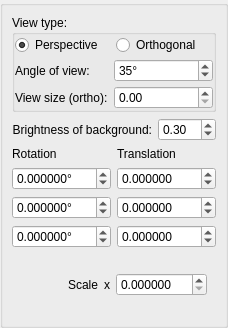
<?xml version="1.0" encoding="UTF-8"?>
<ui version="4.0">
 <class>propViewer</class>
 <widget class="QWidget" name="propViewer">
  <property name="geometry">
   <rect>
    <x>0</x>
    <y>0</y>
    <width>228</width>
    <height>328</height>
   </rect>
  </property>
  <property name="windowTitle">
   <string>Form</string>
  </property>
  <layout class="QVBoxLayout" name="verticalLayout">
   <property name="leftMargin">
    <number>0</number>
   </property>
   <property name="topMargin">
    <number>0</number>
   </property>
   <property name="rightMargin">
    <number>0</number>
   </property>
   <property name="bottomMargin">
    <number>0</number>
   </property>
   <item>
    <widget class="QGroupBox" name="groupBoxView">
     <property name="sizePolicy">
      <sizepolicy hsizetype="MinimumExpanding" vsizetype="Preferred">
       <horstretch>0</horstretch>
       <verstretch>0</verstretch>
      </sizepolicy>
     </property>
     <property name="minimumSize">
      <size>
       <width>200</width>
       <height>0</height>
      </size>
     </property>
     <property name="maximumSize">
      <size>
       <width>16777215</width>
       <height>16777215</height>
      </size>
     </property>
     <property name="title">
      <string/>
     </property>
     <layout class="QVBoxLayout" name="verticalLayout_2">
      <item>
       <widget class="QGroupBox" name="groupBox">
        <property name="title">
         <string>View type:</string>
        </property>
        <layout class="QVBoxLayout" name="verticalLayout_5">
         <property name="spacing">
          <number>4</number>
         </property>
         <property name="leftMargin">
          <number>0</number>
         </property>
         <property name="topMargin">
          <number>0</number>
         </property>
         <property name="rightMargin">
          <number>0</number>
         </property>
         <property name="bottomMargin">
          <number>0</number>
         </property>
         <item>
          <layout class="QHBoxLayout" name="horizontalLayout_7">
           <item>
            <widget class="QRadioButton" name="radioPersp">
             <property name="sizePolicy">
              <sizepolicy hsizetype="Preferred" vsizetype="Fixed">
               <horstretch>0</horstretch>
               <verstretch>0</verstretch>
              </sizepolicy>
             </property>
             <property name="text">
              <string>Perspective</string>
             </property>
             <property name="checked">
              <bool>true</bool>
             </property>
            </widget>
           </item>
           <item>
            <widget class="QRadioButton" name="radioOrtho">
             <property name="sizePolicy">
              <sizepolicy hsizetype="Preferred" vsizetype="Fixed">
               <horstretch>0</horstretch>
               <verstretch>0</verstretch>
              </sizepolicy>
             </property>
             <property name="text">
              <string>Orthogonal</string>
             </property>
            </widget>
           </item>
          </layout>
         </item>
         <item>
          <widget class="QWidget" name="widget_2" native="true">
           <layout class="QHBoxLayout" name="horizontalLayout_4">
            <property name="spacing">
             <number>0</number>
            </property>
            <property name="leftMargin">
             <number>0</number>
            </property>
            <property name="topMargin">
             <number>0</number>
            </property>
            <property name="rightMargin">
             <number>0</number>
            </property>
            <property name="bottomMargin">
             <number>0</number>
            </property>
            <item>
             <widget class="QLabel" name="label_9">
              <property name="text">
               <string>Angle of view:</string>
              </property>
             </widget>
            </item>
            <item>
             <widget class="QSpinBox" name="spinAngleOfView">
              <property name="sizePolicy">
               <sizepolicy hsizetype="Preferred" vsizetype="Fixed">
                <horstretch>0</horstretch>
                <verstretch>0</verstretch>
               </sizepolicy>
              </property>
              <property name="suffix">
               <string>°</string>
              </property>
              <property name="prefix">
               <string/>
              </property>
              <property name="minimum">
               <number>15</number>
              </property>
              <property name="maximum">
               <number>170</number>
              </property>
              <property name="value">
               <number>35</number>
              </property>
             </widget>
            </item>
           </layout>
          </widget>
         </item>
         <item>
          <widget class="QWidget" name="widget_3" native="true">
           <layout class="QHBoxLayout" name="horizontalLayout_5">
            <property name="spacing">
             <number>0</number>
            </property>
            <property name="leftMargin">
             <number>0</number>
            </property>
            <property name="topMargin">
             <number>0</number>
            </property>
            <property name="rightMargin">
             <number>0</number>
            </property>
            <property name="bottomMargin">
             <number>0</number>
            </property>
            <item>
             <widget class="QLabel" name="label_11">
              <property name="text">
               <string>View size (ortho):</string>
              </property>
             </widget>
            </item>
            <item>
             <widget class="QDoubleSpinBox" name="spinOrthoViewSize">
              <property name="sizePolicy">
               <sizepolicy hsizetype="Preferred" vsizetype="Fixed">
                <horstretch>0</horstretch>
                <verstretch>0</verstretch>
               </sizepolicy>
              </property>
              <property name="minimum">
               <double>0.000000000000000</double>
              </property>
              <property name="maximum">
               <double>99999999999999991433150857216.000000000000000</double>
              </property>
             </widget>
            </item>
           </layout>
          </widget>
         </item>
        </layout>
       </widget>
      </item>
      <item>
       <layout class="QHBoxLayout" name="horizontalLayout_3">
        <item>
         <widget class="QLabel" name="label_10">
          <property name="inputMethodHints">
           <set>Qt::ImhMultiLine</set>
          </property>
          <property name="text">
           <string>Brightness of background:</string>
          </property>
          <property name="alignment">
           <set>Qt::AlignRight|Qt::AlignTrailing|Qt::AlignVCenter</set>
          </property>
          <property name="wordWrap">
           <bool>true</bool>
          </property>
         </widget>
        </item>
        <item>
         <widget class="QDoubleSpinBox" name="spinBG">
          <property name="sizePolicy">
           <sizepolicy hsizetype="Preferred" vsizetype="Fixed">
            <horstretch>0</horstretch>
            <verstretch>0</verstretch>
           </sizepolicy>
          </property>
          <property name="decimals">
           <number>2</number>
          </property>
          <property name="maximum">
           <double>1.000000000000000</double>
          </property>
          <property name="singleStep">
           <double>0.100000000000000</double>
          </property>
          <property name="value">
           <double>0.300000000000000</double>
          </property>
         </widget>
        </item>
       </layout>
      </item>
      <item>
       <widget class="QWidget" name="widget" native="true">
        <layout class="QHBoxLayout" name="horizontalLayout_2">
         <property name="leftMargin">
          <number>0</number>
         </property>
         <property name="topMargin">
          <number>0</number>
         </property>
         <property name="rightMargin">
          <number>0</number>
         </property>
         <property name="bottomMargin">
          <number>0</number>
         </property>
         <item>
          <layout class="QVBoxLayout" name="verticalLayout_4">
           <item>
            <widget class="QLabel" name="label_7">
             <property name="text">
              <string>Rotation</string>
             </property>
            </widget>
           </item>
           <item>
            <widget class="QDoubleSpinBox" name="spinViewRotX">
             <property name="sizePolicy">
              <sizepolicy hsizetype="MinimumExpanding" vsizetype="Fixed">
               <horstretch>0</horstretch>
               <verstretch>0</verstretch>
              </sizepolicy>
             </property>
             <property name="suffix">
              <string>°</string>
             </property>
             <property name="decimals">
              <number>6</number>
             </property>
             <property name="minimum">
              <double>-99999999.000000000000000</double>
             </property>
             <property name="maximum">
              <double>99999999.000000000000000</double>
             </property>
             <property name="singleStep">
              <double>1.000000000000000</double>
             </property>
            </widget>
           </item>
           <item>
            <widget class="QDoubleSpinBox" name="spinViewRotY">
             <property name="sizePolicy">
              <sizepolicy hsizetype="MinimumExpanding" vsizetype="Fixed">
               <horstretch>0</horstretch>
               <verstretch>0</verstretch>
              </sizepolicy>
             </property>
             <property name="suffix">
              <string>°</string>
             </property>
             <property name="decimals">
              <number>6</number>
             </property>
             <property name="minimum">
              <double>-99999999.000000000000000</double>
             </property>
             <property name="maximum">
              <double>99999999.000000000000000</double>
             </property>
             <property name="singleStep">
              <double>1.000000000000000</double>
             </property>
            </widget>
           </item>
           <item>
            <widget class="QDoubleSpinBox" name="spinViewRotZ">
             <property name="sizePolicy">
              <sizepolicy hsizetype="MinimumExpanding" vsizetype="Fixed">
               <horstretch>0</horstretch>
               <verstretch>0</verstretch>
              </sizepolicy>
             </property>
             <property name="suffix">
              <string>°</string>
             </property>
             <property name="decimals">
              <number>6</number>
             </property>
             <property name="minimum">
              <double>-99999999.000000000000000</double>
             </property>
             <property name="maximum">
              <double>99999999.000000000000000</double>
             </property>
             <property name="singleStep">
              <double>1.000000000000000</double>
             </property>
            </widget>
           </item>
          </layout>
         </item>
         <item>
          <spacer name="horizontalSpacer_2">
           <property name="orientation">
            <enum>Qt::Horizontal</enum>
           </property>
           <property name="sizeHint" stdset="0">
            <size>
             <width>40</width>
             <height>20</height>
            </size>
           </property>
          </spacer>
         </item>
         <item>
          <layout class="QVBoxLayout" name="verticalLayout_3">
           <item>
            <widget class="QLabel" name="label_6">
             <property name="text">
              <string>Translation</string>
             </property>
            </widget>
           </item>
           <item>
            <widget class="QDoubleSpinBox" name="spinViewTransX">
             <property name="sizePolicy">
              <sizepolicy hsizetype="MinimumExpanding" vsizetype="Fixed">
               <horstretch>0</horstretch>
               <verstretch>0</verstretch>
              </sizepolicy>
             </property>
             <property name="decimals">
              <number>6</number>
             </property>
             <property name="minimum">
              <double>-999999999.000000000000000</double>
             </property>
             <property name="maximum">
              <double>999999999.000000000000000</double>
             </property>
             <property name="singleStep">
              <double>0.100000000000000</double>
             </property>
            </widget>
           </item>
           <item>
            <widget class="QDoubleSpinBox" name="spinViewTransY">
             <property name="sizePolicy">
              <sizepolicy hsizetype="MinimumExpanding" vsizetype="Fixed">
               <horstretch>0</horstretch>
               <verstretch>0</verstretch>
              </sizepolicy>
             </property>
             <property name="decimals">
              <number>6</number>
             </property>
             <property name="minimum">
              <double>-999999999.000000000000000</double>
             </property>
             <property name="maximum">
              <double>999999999.000000000000000</double>
             </property>
             <property name="singleStep">
              <double>0.100000000000000</double>
             </property>
            </widget>
           </item>
           <item>
            <widget class="QDoubleSpinBox" name="spinViewTransZ">
             <property name="sizePolicy">
              <sizepolicy hsizetype="MinimumExpanding" vsizetype="Fixed">
               <horstretch>0</horstretch>
               <verstretch>0</verstretch>
              </sizepolicy>
             </property>
             <property name="decimals">
              <number>6</number>
             </property>
             <property name="minimum">
              <double>-999999999.000000000000000</double>
             </property>
             <property name="maximum">
              <double>999999999.000000000000000</double>
             </property>
             <property name="singleStep">
              <double>0.100000000000000</double>
             </property>
            </widget>
           </item>
          </layout>
         </item>
        </layout>
       </widget>
      </item>
      <item>
       <widget class="QWidget" name="horizontalWidget" native="true">
        <layout class="QHBoxLayout" name="horizontalLayout">
         <item>
          <spacer name="horizontalSpacer">
           <property name="orientation">
            <enum>Qt::Horizontal</enum>
           </property>
           <property name="sizeHint" stdset="0">
            <size>
             <width>40</width>
             <height>20</height>
            </size>
           </property>
          </spacer>
         </item>
         <item>
          <widget class="QLabel" name="label_5">
           <property name="text">
            <string>Scale</string>
           </property>
          </widget>
         </item>
         <item>
          <widget class="QLabel" name="label_8">
           <property name="text">
            <string>x</string>
           </property>
          </widget>
         </item>
         <item>
          <widget class="QDoubleSpinBox" name="spinViewScale">
           <property name="sizePolicy">
            <sizepolicy hsizetype="Preferred" vsizetype="Fixed">
             <horstretch>0</horstretch>
             <verstretch>0</verstretch>
            </sizepolicy>
           </property>
           <property name="decimals">
            <number>6</number>
           </property>
           <property name="maximum">
            <double>360.000000000000000</double>
           </property>
           <property name="singleStep">
            <double>0.100000000000000</double>
           </property>
          </widget>
         </item>
        </layout>
       </widget>
      </item>
     </layout>
    </widget>
   </item>
  </layout>
 </widget>
 <resources/>
 <connections>
  <connection>
   <sender>spinViewRotX</sender>
   <signal>valueChanged(double)</signal>
   <receiver>propViewer</receiver>
   <slot>changedRotX(double)</slot>
   <hints>
    <hint type="sourcelabel">
     <x>52</x>
     <y>70</y>
    </hint>
    <hint type="destinationlabel">
     <x>95</x>
     <y>149</y>
    </hint>
   </hints>
  </connection>
  <connection>
   <sender>spinViewRotY</sender>
   <signal>valueChanged(double)</signal>
   <receiver>propViewer</receiver>
   <slot>changedRotY(double)</slot>
   <hints>
    <hint type="sourcelabel">
     <x>52</x>
     <y>95</y>
    </hint>
    <hint type="destinationlabel">
     <x>95</x>
     <y>149</y>
    </hint>
   </hints>
  </connection>
  <connection>
   <sender>spinViewRotZ</sender>
   <signal>valueChanged(double)</signal>
   <receiver>propViewer</receiver>
   <slot>changedRotZ(double)</slot>
   <hints>
    <hint type="sourcelabel">
     <x>53</x>
     <y>120</y>
    </hint>
    <hint type="destinationlabel">
     <x>95</x>
     <y>149</y>
    </hint>
   </hints>
  </connection>
  <connection>
   <sender>spinViewTransX</sender>
   <signal>valueChanged(double)</signal>
   <receiver>propViewer</receiver>
   <slot>changedTraXYZ(double)</slot>
   <hints>
    <hint type="sourcelabel">
     <x>141</x>
     <y>71</y>
    </hint>
    <hint type="destinationlabel">
     <x>95</x>
     <y>149</y>
    </hint>
   </hints>
  </connection>
  <connection>
   <sender>spinViewTransY</sender>
   <signal>valueChanged(double)</signal>
   <receiver>propViewer</receiver>
   <slot>changedTraXYZ(double)</slot>
   <hints>
    <hint type="sourcelabel">
     <x>141</x>
     <y>96</y>
    </hint>
    <hint type="destinationlabel">
     <x>95</x>
     <y>149</y>
    </hint>
   </hints>
  </connection>
  <connection>
   <sender>spinViewTransZ</sender>
   <signal>valueChanged(double)</signal>
   <receiver>propViewer</receiver>
   <slot>changedTraXYZ(double)</slot>
   <hints>
    <hint type="sourcelabel">
     <x>141</x>
     <y>120</y>
    </hint>
    <hint type="destinationlabel">
     <x>95</x>
     <y>149</y>
    </hint>
   </hints>
  </connection>
  <connection>
   <sender>spinAngleOfView</sender>
   <signal>valueChanged(int)</signal>
   <receiver>propViewer</receiver>
   <slot>changedAngle(int)</slot>
   <hints>
    <hint type="sourcelabel">
     <x>138</x>
     <y>232</y>
    </hint>
    <hint type="destinationlabel">
     <x>95</x>
     <y>149</y>
    </hint>
   </hints>
  </connection>
  <connection>
   <sender>spinBG</sender>
   <signal>valueChanged(double)</signal>
   <receiver>propViewer</receiver>
   <slot>changedBGcolor(double)</slot>
   <hints>
    <hint type="sourcelabel">
     <x>130</x>
     <y>202</y>
    </hint>
    <hint type="destinationlabel">
     <x>95</x>
     <y>149</y>
    </hint>
   </hints>
  </connection>
  <connection>
   <sender>spinViewRotX</sender>
   <signal>editingFinished()</signal>
   <receiver>propViewer</receiver>
   <slot>rotXeditingFinished()</slot>
   <hints>
    <hint type="sourcelabel">
     <x>50</x>
     <y>53</y>
    </hint>
    <hint type="destinationlabel">
     <x>99</x>
     <y>117</y>
    </hint>
   </hints>
  </connection>
  <connection>
   <sender>spinOrthoViewSize</sender>
   <signal>valueChanged(double)</signal>
   <receiver>propViewer</receiver>
   <slot>changedOrthoViewSize(double)</slot>
   <hints>
    <hint type="sourcelabel">
     <x>141</x>
     <y>243</y>
    </hint>
    <hint type="destinationlabel">
     <x>99</x>
     <y>133</y>
    </hint>
   </hints>
  </connection>
  <connection>
   <sender>radioPersp</sender>
   <signal>toggled(bool)</signal>
   <receiver>propViewer</receiver>
   <slot>radioPropToggled(bool)</slot>
   <hints>
    <hint type="sourcelabel">
     <x>54</x>
     <y>46</y>
    </hint>
    <hint type="destinationlabel">
     <x>99</x>
     <y>163</y>
    </hint>
   </hints>
  </connection>
 </connections>
 <slots>
  <slot>changedRotX(double)</slot>
  <slot>changedRotY(double)</slot>
  <slot>changedRotZ(double)</slot>
  <slot>changedTraXYZ(double)</slot>
  <slot>changedScale(double)</slot>
  <slot>changedBGcolor(double)</slot>
  <slot>changedAngle(int)</slot>
  <slot>rotXeditingFinished()</slot>
  <slot>changedOrthoViewSize(double)</slot>
  <slot>radioPropToggled(bool)</slot>
 </slots>
</ui>
